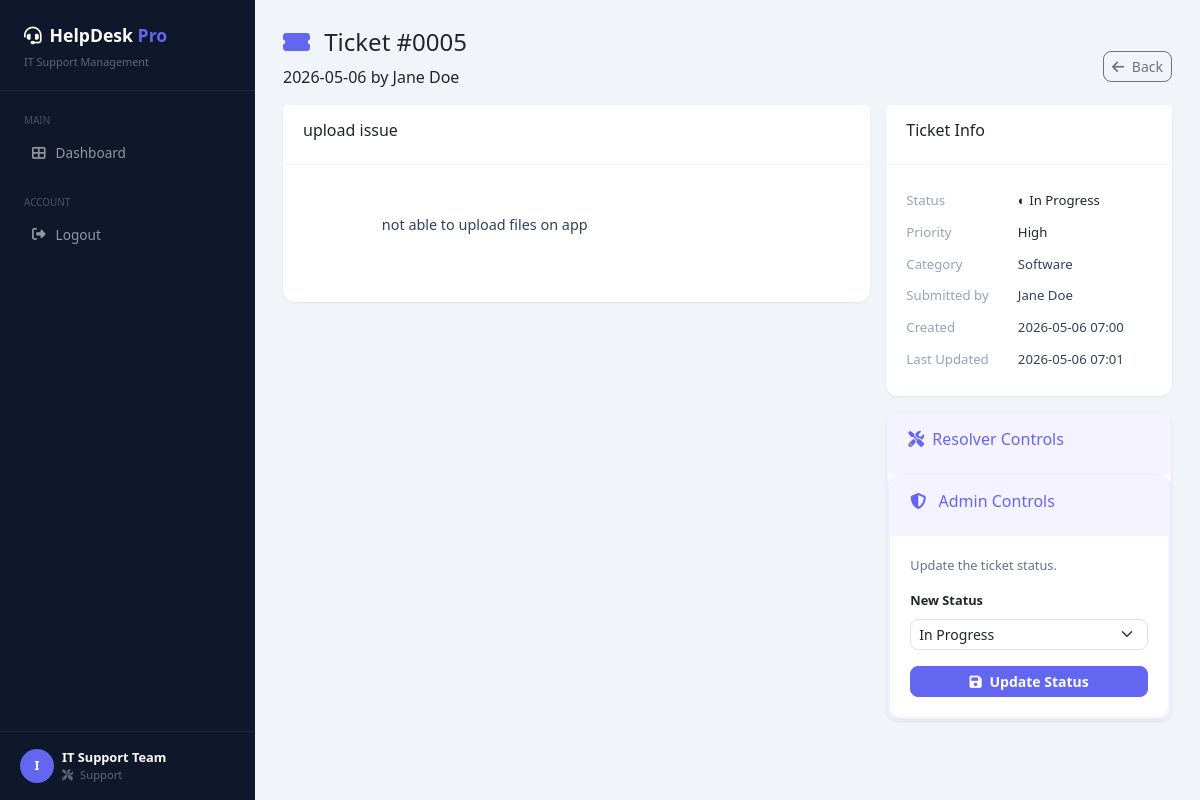
The app's page /ticket/5 (signed in) with its own data.
### tables this page shows
CREATE TABLE tickets (
            id INTEGER PRIMARY KEY AUTOINCREMENT,
            title TEXT NOT NULL,
            description TEXT NOT NULL,
            category TEXT NOT NULL DEFAULT 'General',
            status TEXT NOT NULL DEFAULT 'Open',
            priority TEXT NOT NULL DEFAULT 'Medium',
            created_by INTEGER NOT NULL,
            created_at TEXT DEFAULT CURRENT_TIMESTAMP,
            updated_at TEXT DEFAULT CURRENT_TIMESTAMP,
            FOREIGN KEY (created_by) REFERENCES users(id)
        );

CREATE TABLE users (
            id INTEGER PRIMARY KEY AUTOINCREMENT,
            username TEXT UNIQUE NOT NULL,
            password TEXT NOT NULL,
            role TEXT NOT NULL DEFAULT 'employee',
            full_name TEXT NOT NULL DEFAULT 'User'
        );

### app.py (the view)
@app.route('/ticket/<int:ticket_id>')
@login_required
def view_ticket(ticket_id):
    conn = get_db()
    ticket = conn.execute('''
        SELECT t.*, u.full_name as creator_name
        FROM tickets t JOIN users u ON t.created_by = u.id
        WHERE t.id = ?
    ''', (ticket_id,)).fetchone()
    conn.close()
    if not ticket:
        flash('Ticket not found.', 'danger')
        return redirect(url_for('dashboard'))
    if session['role'] not in ['admin', 'support'] and ticket['created_by'] != session['user_id']:
        flash('Access denied.', 'danger')
        return redirect(url_for('dashboard'))
    return render_template('view_ticket.html', ticket=ticket)

### app.py (called while the page is built)
def get_db():
    os.makedirs(DB_DIR, exist_ok=True)
    conn = sqlite3.connect(DB_PATH)
    conn.row_factory = sqlite3.Row
    return conn

def login_required(f):
    @wraps(f)
    def decorated(*args, **kwargs):
        if 'user_id' not in session:
            return redirect(url_for('login'))
        return f(*args, **kwargs)
    return decorated

### templates/view_ticket.html (shortened to what this page needs)
{% extends "base.html" %}
{% block content %}
<div class="page-header d-flex align-items-center justify-content-between">
    <div>
        <h4>
            <i class="fas fa-ticket-alt me-2" style="color:#6366f1;"></i>
            Ticket #{{ '%04d' % ticket.id }}
        </h4>
        <p>
            {{ ticket.created_at[:10] }} by {{ ticket.creator_name }}
        </p>
    </div>
    <a href="{{ url_for('dashboard') }}"
       class="btn btn-outline-secondary btn-sm"
       style="border-radius:8px;">
        <i class="fas fa-arrow-left me-1"></i>
        Back
    </a>
</div>
<div class="row g-3">
    <div class="col-lg-8">
        <div class="card">
            <div class="card-header">
                <h6>{{ ticket.title }}</h6>
            </div>
            <div class="card-body" style="padding:24px;">
                <p style="color:#334155;
                          font-size:0.9rem;
                          line-height:1.7;
                          white-space:pre-wrap;">
                    {{ ticket.description }}
                </p>
            </div>
        </div>
    </div>
    <div class="col-lg-4">
        <div class="card mb-3">
            <div class="card-header">
                <h6>Ticket Info</h6>
            </div>
            <div class="card-body" style="padding:20px;">
                <table style="width:100%; font-size:0.825rem;">
                    <tr>
                        <td style="color:#94a3b8; padding:6px 0; width:45%;">
                            Status
                        </td>
                        <td>
                            {% if ticket.status == 'Open' %}
                                <span class="badge-status s-open">● Open</span>
                            {% elif ticket.status == 'In Progress' %}
                                <span class="badge-status s-inprogress">◐ In Progress</span>
                            {% elif ticket.status == 'Resolved' %}
                                <span class="badge-status s-resolved">✓ Resolved</span>
                            {% else %}
                                <span class="badge-status s-closed">✗ Closed</span>
                            {% endif %}
                        </td>
                    </tr>
                    <tr>
                        <td style="color:#94a3b8; padding:6px 0;">
                            Priority
                        </td>
                        <td>
                            <span class="p-{{ ticket.priority|lower }}">
                                {{ ticket.priority }}
                            </span>
                        </td>
                    </tr>
                    <tr>
                        <td style="color:#94a3b8; padding:6px 0;">
                            Category
                        </td>
                        <td style="color:#334155;">
                            {{ ticket.category }}
                        </td>
                    </tr>
                    <tr>
                        <td style="color:#94a3b8; padding:6px 0;">
                            Submitted by
                        </td>
                        <td style="color:#334155;">
                            {{ ticket.creator_name }}
                        </td>
                    </tr>
                    <tr>
                        <td style="color:#94a3b8; padding:6px 0;">
                            Created
                        </td>
                        <td style="color:#334155;">
                            {{ ticket.created_at[:16] }}
                        </td>
                    </tr>
                    <tr>
                        <td style="color:#94a3b8; padding:6px 0;">
                            Last Updated
                        </td>
                        <td style="color:#334155;">
                            {{ ticket.updated_at[:16] }}
                        </td>
                    </tr>
                </table>
            </div>
        </div>
        {% if session.role in ['admin', 'support'] %}
	<div class="card" style="border: 2px solid #f0f0ff;">
    		<div class="card-header" style="background:#f5f3ff;">
        		<h6 style="color:#6366f1;"><i class="fas fa-tools me-2"></i>Resolver Controls</h6>
    		</div>
        <div class="card" style="border: 2px solid #f0f0ff;">
            <div class="card-header" style="background:#f5f3ff;">
                <h6 style="color:#6366f1;">
                    <i class="fas fa-shield-alt me-2"></i>
                    Admin Controls
                </h6>
            </div>
            <div class="card-body" style="padding:20px;">
                <p style="font-size:0.8rem;
                          color:#64748b;
                          margin-bottom:12px;">
                    Update the ticket status.
                </p>
                <form method="POST"
                      action="{{ url_for('update_ticket', ticket_id=ticket.id) }}">
                    <div class="mb-3">
                        <label class="form-label"
                               style="font-size:0.8rem;
                                      font-weight:600;">
                            New Status
                        </label>
                        <select name="status"
                                class="form-select form-select-sm"
                                style="border-radius:8px;">
                            <option value="In Progress" {% if ticket.status == 'In Progress' %}selected{% endif %}>
                                In Progress
                            </option>
                        </select>
                    </div>
                    <button type="submit"
                            class="btn btn-primary w-100 btn-sm"
                            style="border-radius:8px; font-weight:600;">
                        <i class="fas fa-save me-1"></i>
                        Update Status
                    </button>
                </form>
            </div>
        </div>
        {% endif %}
    </div>
</div>
{% endblock %}

### templates/base.html (style rules this page uses)
body { background: #f1f5f9; font-family: 'Segoe UI', sans-serif; margin: 0; }
.card { border: none; border-radius: 12px; box-shadow: 0 1px 3px rgba(0,0,0,0.07); }
.card-header { background: #fff; border-bottom: 1px solid #f1f5f9; padding: 16px 20px; border-radius: 12px 12px 0 0; }
.btn-primary { background: #6366f1; border-color: #6366f1; }

### records on screen
tickets: id "0005", created_at "2026-05-06", title "upload issue", description "not able to upload files on app", priority "High", category "Software", created_at "2026-05-06 07:00", updated_at "2026-05-06 07:01", status "In Progress"
users: creator_name "Jane Doe"

### other values on screen
{{ session.full_name[0].upper() }} "I"
{{ session.full_name }} "IT Support Team"
{{ session.role|capitalize }} "Support"
